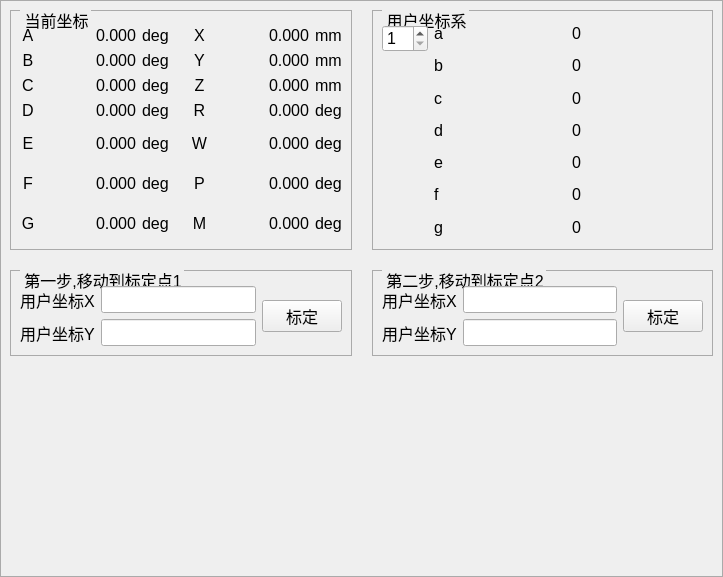
<?xml version="1.0" encoding="UTF-8"?>
<ui version="4.0">
 <class>cusercoorsetui</class>
 <widget class="QWidget" name="cusercoorsetui">
  <property name="geometry">
   <rect>
    <x>0</x>
    <y>0</y>
    <width>723</width>
    <height>577</height>
   </rect>
  </property>
  <property name="windowTitle">
   <string>Form</string>
  </property>
  <layout class="QGridLayout" name="gridLayout_3">
   <property name="leftMargin">
    <number>0</number>
   </property>
   <property name="topMargin">
    <number>0</number>
   </property>
   <property name="rightMargin">
    <number>0</number>
   </property>
   <property name="bottomMargin">
    <number>0</number>
   </property>
   <item row="0" column="0">
    <widget class="QGroupBox" name="groupBox">
     <property name="styleSheet">
      <string notr="true">QGroupBox {
            border-color: rgb(170, 170, 170);
            border-width: 1px;
            border-style: solid;
            margin-top: 1ex;
			font: 16px
        }
        QGroupBox::title {
            subcontrol-origin: margin;
            subcontrol-position: top left;
            left: 10px;
            margin-left: 2px;
            padding: 0  0px;
        }</string>
     </property>
     <layout class="QGridLayout" name="gridLayout_2">
      <property name="spacing">
       <number>20</number>
      </property>
      <item row="0" column="1">
       <widget class="QGroupBox" name="groupBox_5">
        <property name="title">
         <string>用户坐标系</string>
        </property>
        <layout class="QHBoxLayout" name="horizontalLayout_4" stretch="0,1">
         <item>
          <layout class="QVBoxLayout" name="verticalLayout">
           <property name="topMargin">
            <number>5</number>
           </property>
           <item>
            <widget class="QSpinBox" name="userindex">
             <property name="font">
              <font>
               <pointsize>12</pointsize>
              </font>
             </property>
             <property name="minimum">
              <number>1</number>
             </property>
             <property name="maximum">
              <number>20</number>
             </property>
            </widget>
           </item>
           <item>
            <spacer name="verticalSpacer_2">
             <property name="orientation">
              <enum>Qt::Vertical</enum>
             </property>
             <property name="sizeHint" stdset="0">
              <size>
               <width>20</width>
               <height>40</height>
              </size>
             </property>
            </spacer>
           </item>
          </layout>
         </item>
         <item>
          <layout class="QGridLayout" name="gridLayout_4">
           <item row="0" column="0">
            <widget class="QLabel" name="label_36">
             <property name="font">
              <font>
               <pointsize>12</pointsize>
              </font>
             </property>
             <property name="text">
              <string>a</string>
             </property>
            </widget>
           </item>
           <item row="3" column="1">
            <widget class="QLabel" name="user_d">
             <property name="font">
              <font>
               <pointsize>12</pointsize>
              </font>
             </property>
             <property name="text">
              <string>0</string>
             </property>
            </widget>
           </item>
           <item row="1" column="1">
            <widget class="QLabel" name="user_b">
             <property name="font">
              <font>
               <pointsize>12</pointsize>
              </font>
             </property>
             <property name="text">
              <string>0</string>
             </property>
            </widget>
           </item>
           <item row="2" column="1">
            <widget class="QLabel" name="user_c">
             <property name="font">
              <font>
               <pointsize>12</pointsize>
              </font>
             </property>
             <property name="text">
              <string>0</string>
             </property>
            </widget>
           </item>
           <item row="3" column="0">
            <widget class="QLabel" name="label_6">
             <property name="font">
              <font>
               <pointsize>12</pointsize>
              </font>
             </property>
             <property name="text">
              <string>d</string>
             </property>
            </widget>
           </item>
           <item row="0" column="1">
            <widget class="QLabel" name="user_a">
             <property name="font">
              <font>
               <pointsize>12</pointsize>
              </font>
             </property>
             <property name="text">
              <string>0</string>
             </property>
            </widget>
           </item>
           <item row="1" column="0">
            <widget class="QLabel" name="label_38">
             <property name="font">
              <font>
               <pointsize>12</pointsize>
              </font>
             </property>
             <property name="text">
              <string>b</string>
             </property>
            </widget>
           </item>
           <item row="2" column="0">
            <widget class="QLabel" name="label_2">
             <property name="font">
              <font>
               <pointsize>12</pointsize>
              </font>
             </property>
             <property name="text">
              <string>c</string>
             </property>
            </widget>
           </item>
           <item row="5" column="0">
            <widget class="QLabel" name="label_11">
             <property name="font">
              <font>
               <pointsize>12</pointsize>
              </font>
             </property>
             <property name="text">
              <string>f</string>
             </property>
            </widget>
           </item>
           <item row="4" column="0">
            <widget class="QLabel" name="label_4">
             <property name="font">
              <font>
               <pointsize>12</pointsize>
              </font>
             </property>
             <property name="text">
              <string>e</string>
             </property>
            </widget>
           </item>
           <item row="6" column="0">
            <widget class="QLabel" name="label_26">
             <property name="font">
              <font>
               <pointsize>12</pointsize>
              </font>
             </property>
             <property name="text">
              <string>g</string>
             </property>
            </widget>
           </item>
           <item row="4" column="1">
            <widget class="QLabel" name="user_e">
             <property name="font">
              <font>
               <pointsize>12</pointsize>
              </font>
             </property>
             <property name="text">
              <string>0</string>
             </property>
            </widget>
           </item>
           <item row="5" column="1">
            <widget class="QLabel" name="user_f">
             <property name="font">
              <font>
               <pointsize>12</pointsize>
              </font>
             </property>
             <property name="text">
              <string>0</string>
             </property>
            </widget>
           </item>
           <item row="6" column="1">
            <widget class="QLabel" name="user_g">
             <property name="font">
              <font>
               <pointsize>12</pointsize>
              </font>
             </property>
             <property name="text">
              <string>0</string>
             </property>
            </widget>
           </item>
          </layout>
         </item>
        </layout>
       </widget>
      </item>
      <item row="0" column="0">
       <widget class="QGroupBox" name="groupBox_2">
        <property name="title">
         <string>当前坐标</string>
        </property>
        <layout class="QHBoxLayout" name="horizontalLayout_3">
         <property name="topMargin">
          <number>15</number>
         </property>
         <item>
          <layout class="QGridLayout" name="gridLayout" rowstretch="1,1,1,1,0,0,0" columnstretch="1,6,1,1,1,6,1">
           <item row="2" column="2">
            <widget class="QLabel" name="label_19">
             <property name="font">
              <font>
               <pointsize>12</pointsize>
              </font>
             </property>
             <property name="text">
              <string>deg</string>
             </property>
            </widget>
           </item>
           <item row="1" column="0">
            <widget class="QLabel" name="label_5">
             <property name="font">
              <font>
               <pointsize>12</pointsize>
              </font>
             </property>
             <property name="text">
              <string>B</string>
             </property>
             <property name="alignment">
              <set>Qt::AlignCenter</set>
             </property>
            </widget>
           </item>
           <item row="2" column="0">
            <widget class="QLabel" name="label_15">
             <property name="font">
              <font>
               <pointsize>12</pointsize>
              </font>
             </property>
             <property name="text">
              <string>C</string>
             </property>
             <property name="alignment">
              <set>Qt::AlignCenter</set>
             </property>
            </widget>
           </item>
           <item row="1" column="6">
            <widget class="QLabel" name="label_22">
             <property name="font">
              <font>
               <pointsize>12</pointsize>
              </font>
             </property>
             <property name="text">
              <string>mm</string>
             </property>
            </widget>
           </item>
           <item row="1" column="1">
            <widget class="QLabel" name="B">
             <property name="font">
              <font>
               <pointsize>12</pointsize>
              </font>
             </property>
             <property name="text">
              <string>0.000</string>
             </property>
             <property name="alignment">
              <set>Qt::AlignRight|Qt::AlignTrailing|Qt::AlignVCenter</set>
             </property>
            </widget>
           </item>
           <item row="0" column="6">
            <widget class="QLabel" name="label_21">
             <property name="font">
              <font>
               <pointsize>12</pointsize>
              </font>
             </property>
             <property name="text">
              <string>mm</string>
             </property>
            </widget>
           </item>
           <item row="0" column="0">
            <widget class="QLabel" name="label_3">
             <property name="font">
              <font>
               <pointsize>12</pointsize>
              </font>
             </property>
             <property name="text">
              <string>A</string>
             </property>
             <property name="alignment">
              <set>Qt::AlignCenter</set>
             </property>
            </widget>
           </item>
           <item row="2" column="4">
            <widget class="QLabel" name="label_25">
             <property name="font">
              <font>
               <pointsize>12</pointsize>
              </font>
             </property>
             <property name="text">
              <string>Z</string>
             </property>
             <property name="alignment">
              <set>Qt::AlignCenter</set>
             </property>
            </widget>
           </item>
           <item row="0" column="1">
            <widget class="QLabel" name="A">
             <property name="font">
              <font>
               <pointsize>12</pointsize>
              </font>
             </property>
             <property name="text">
              <string>0.000</string>
             </property>
             <property name="alignment">
              <set>Qt::AlignRight|Qt::AlignTrailing|Qt::AlignVCenter</set>
             </property>
            </widget>
           </item>
           <item row="1" column="5">
            <widget class="QLabel" name="y">
             <property name="font">
              <font>
               <pointsize>12</pointsize>
              </font>
             </property>
             <property name="text">
              <string>0.000</string>
             </property>
             <property name="alignment">
              <set>Qt::AlignRight|Qt::AlignTrailing|Qt::AlignVCenter</set>
             </property>
            </widget>
           </item>
           <item row="3" column="6">
            <widget class="QLabel" name="label_23">
             <property name="font">
              <font>
               <pointsize>12</pointsize>
              </font>
             </property>
             <property name="text">
              <string>deg</string>
             </property>
            </widget>
           </item>
           <item row="2" column="5">
            <widget class="QLabel" name="z">
             <property name="font">
              <font>
               <pointsize>12</pointsize>
              </font>
             </property>
             <property name="text">
              <string>0.000</string>
             </property>
             <property name="alignment">
              <set>Qt::AlignRight|Qt::AlignTrailing|Qt::AlignVCenter</set>
             </property>
            </widget>
           </item>
           <item row="3" column="2">
            <widget class="QLabel" name="label_20">
             <property name="font">
              <font>
               <pointsize>12</pointsize>
              </font>
             </property>
             <property name="text">
              <string>deg</string>
             </property>
            </widget>
           </item>
           <item row="3" column="5">
            <widget class="QLabel" name="r">
             <property name="font">
              <font>
               <pointsize>12</pointsize>
              </font>
             </property>
             <property name="text">
              <string>0.000</string>
             </property>
             <property name="alignment">
              <set>Qt::AlignRight|Qt::AlignTrailing|Qt::AlignVCenter</set>
             </property>
            </widget>
           </item>
           <item row="3" column="4">
            <widget class="QLabel" name="label_8">
             <property name="font">
              <font>
               <pointsize>12</pointsize>
              </font>
             </property>
             <property name="text">
              <string>R</string>
             </property>
             <property name="alignment">
              <set>Qt::AlignCenter</set>
             </property>
            </widget>
           </item>
           <item row="3" column="0">
            <widget class="QLabel" name="label_17">
             <property name="font">
              <font>
               <pointsize>12</pointsize>
              </font>
             </property>
             <property name="text">
              <string>D</string>
             </property>
             <property name="alignment">
              <set>Qt::AlignCenter</set>
             </property>
            </widget>
           </item>
           <item row="2" column="6">
            <widget class="QLabel" name="label_24">
             <property name="font">
              <font>
               <pointsize>12</pointsize>
              </font>
             </property>
             <property name="text">
              <string>mm</string>
             </property>
            </widget>
           </item>
           <item row="2" column="1">
            <widget class="QLabel" name="C">
             <property name="font">
              <font>
               <pointsize>12</pointsize>
              </font>
             </property>
             <property name="text">
              <string>0.000</string>
             </property>
             <property name="alignment">
              <set>Qt::AlignRight|Qt::AlignTrailing|Qt::AlignVCenter</set>
             </property>
            </widget>
           </item>
           <item row="4" column="2">
            <widget class="QLabel" name="label_9">
             <property name="font">
              <font>
               <pointsize>12</pointsize>
              </font>
             </property>
             <property name="text">
              <string>deg</string>
             </property>
            </widget>
           </item>
           <item row="4" column="5">
            <widget class="QLabel" name="w">
             <property name="font">
              <font>
               <pointsize>12</pointsize>
              </font>
             </property>
             <property name="text">
              <string>0.000</string>
             </property>
             <property name="alignment">
              <set>Qt::AlignRight|Qt::AlignTrailing|Qt::AlignVCenter</set>
             </property>
            </widget>
           </item>
           <item row="4" column="6">
            <widget class="QLabel" name="label_12">
             <property name="font">
              <font>
               <pointsize>12</pointsize>
              </font>
             </property>
             <property name="text">
              <string>deg</string>
             </property>
            </widget>
           </item>
           <item row="4" column="1">
            <widget class="QLabel" name="E">
             <property name="minimumSize">
              <size>
               <width>0</width>
               <height>34</height>
              </size>
             </property>
             <property name="font">
              <font>
               <pointsize>12</pointsize>
              </font>
             </property>
             <property name="text">
              <string>0.000</string>
             </property>
             <property name="alignment">
              <set>Qt::AlignRight|Qt::AlignTrailing|Qt::AlignVCenter</set>
             </property>
            </widget>
           </item>
           <item row="5" column="0">
            <widget class="QLabel" name="label_13">
             <property name="font">
              <font>
               <pointsize>12</pointsize>
              </font>
             </property>
             <property name="text">
              <string>F</string>
             </property>
             <property name="alignment">
              <set>Qt::AlignCenter</set>
             </property>
            </widget>
           </item>
           <item row="4" column="0">
            <widget class="QLabel" name="label">
             <property name="font">
              <font>
               <pointsize>12</pointsize>
              </font>
             </property>
             <property name="text">
              <string>E</string>
             </property>
             <property name="alignment">
              <set>Qt::AlignCenter</set>
             </property>
            </widget>
           </item>
           <item row="0" column="5">
            <widget class="QLabel" name="x">
             <property name="font">
              <font>
               <pointsize>12</pointsize>
              </font>
             </property>
             <property name="text">
              <string>0.000</string>
             </property>
             <property name="alignment">
              <set>Qt::AlignRight|Qt::AlignTrailing|Qt::AlignVCenter</set>
             </property>
            </widget>
           </item>
           <item row="3" column="1">
            <widget class="QLabel" name="D">
             <property name="font">
              <font>
               <pointsize>12</pointsize>
              </font>
             </property>
             <property name="text">
              <string>0.000</string>
             </property>
             <property name="alignment">
              <set>Qt::AlignRight|Qt::AlignTrailing|Qt::AlignVCenter</set>
             </property>
            </widget>
           </item>
           <item row="0" column="2">
            <widget class="QLabel" name="label_14">
             <property name="font">
              <font>
               <pointsize>12</pointsize>
              </font>
             </property>
             <property name="text">
              <string>deg</string>
             </property>
            </widget>
           </item>
           <item row="0" column="4">
            <widget class="QLabel" name="label_7">
             <property name="font">
              <font>
               <pointsize>12</pointsize>
              </font>
             </property>
             <property name="text">
              <string>X</string>
             </property>
             <property name="alignment">
              <set>Qt::AlignCenter</set>
             </property>
            </widget>
           </item>
           <item row="1" column="2">
            <widget class="QLabel" name="label_16">
             <property name="font">
              <font>
               <pointsize>12</pointsize>
              </font>
             </property>
             <property name="text">
              <string>deg</string>
             </property>
            </widget>
           </item>
           <item row="1" column="4">
            <widget class="QLabel" name="label_18">
             <property name="font">
              <font>
               <pointsize>12</pointsize>
              </font>
             </property>
             <property name="text">
              <string>Y</string>
             </property>
             <property name="alignment">
              <set>Qt::AlignCenter</set>
             </property>
            </widget>
           </item>
           <item row="4" column="4">
            <widget class="QLabel" name="label_10">
             <property name="font">
              <font>
               <pointsize>12</pointsize>
              </font>
             </property>
             <property name="text">
              <string>W</string>
             </property>
             <property name="alignment">
              <set>Qt::AlignCenter</set>
             </property>
            </widget>
           </item>
           <item row="6" column="0">
            <widget class="QLabel" name="G">
             <property name="font">
              <font>
               <pointsize>12</pointsize>
              </font>
             </property>
             <property name="text">
              <string>G</string>
             </property>
             <property name="alignment">
              <set>Qt::AlignCenter</set>
             </property>
            </widget>
           </item>
           <item row="5" column="1">
            <widget class="QLabel" name="F">
             <property name="minimumSize">
              <size>
               <width>0</width>
               <height>34</height>
              </size>
             </property>
             <property name="font">
              <font>
               <pointsize>12</pointsize>
              </font>
             </property>
             <property name="text">
              <string>0.000</string>
             </property>
             <property name="alignment">
              <set>Qt::AlignRight|Qt::AlignTrailing|Qt::AlignVCenter</set>
             </property>
            </widget>
           </item>
           <item row="6" column="1">
            <widget class="QLabel" name="label_28">
             <property name="minimumSize">
              <size>
               <width>0</width>
               <height>34</height>
              </size>
             </property>
             <property name="font">
              <font>
               <pointsize>12</pointsize>
              </font>
             </property>
             <property name="text">
              <string>0.000</string>
             </property>
             <property name="alignment">
              <set>Qt::AlignRight|Qt::AlignTrailing|Qt::AlignVCenter</set>
             </property>
            </widget>
           </item>
           <item row="5" column="2">
            <widget class="QLabel" name="label_29">
             <property name="font">
              <font>
               <pointsize>12</pointsize>
              </font>
             </property>
             <property name="text">
              <string>deg</string>
             </property>
            </widget>
           </item>
           <item row="6" column="2">
            <widget class="QLabel" name="label_30">
             <property name="font">
              <font>
               <pointsize>12</pointsize>
              </font>
             </property>
             <property name="text">
              <string>deg</string>
             </property>
            </widget>
           </item>
           <item row="5" column="4">
            <widget class="QLabel" name="label_31">
             <property name="font">
              <font>
               <pointsize>12</pointsize>
              </font>
             </property>
             <property name="text">
              <string>P</string>
             </property>
             <property name="alignment">
              <set>Qt::AlignCenter</set>
             </property>
            </widget>
           </item>
           <item row="6" column="4">
            <widget class="QLabel" name="label_32">
             <property name="font">
              <font>
               <pointsize>12</pointsize>
              </font>
             </property>
             <property name="text">
              <string>M</string>
             </property>
             <property name="alignment">
              <set>Qt::AlignCenter</set>
             </property>
            </widget>
           </item>
           <item row="5" column="5">
            <widget class="QLabel" name="p">
             <property name="font">
              <font>
               <pointsize>12</pointsize>
              </font>
             </property>
             <property name="text">
              <string>0.000</string>
             </property>
             <property name="alignment">
              <set>Qt::AlignRight|Qt::AlignTrailing|Qt::AlignVCenter</set>
             </property>
            </widget>
           </item>
           <item row="6" column="5">
            <widget class="QLabel" name="m">
             <property name="font">
              <font>
               <pointsize>12</pointsize>
              </font>
             </property>
             <property name="text">
              <string>0.000</string>
             </property>
             <property name="alignment">
              <set>Qt::AlignRight|Qt::AlignTrailing|Qt::AlignVCenter</set>
             </property>
            </widget>
           </item>
           <item row="5" column="6">
            <widget class="QLabel" name="label_35">
             <property name="font">
              <font>
               <pointsize>12</pointsize>
              </font>
             </property>
             <property name="text">
              <string>deg</string>
             </property>
            </widget>
           </item>
           <item row="6" column="6">
            <widget class="QLabel" name="label_42">
             <property name="font">
              <font>
               <pointsize>12</pointsize>
              </font>
             </property>
             <property name="text">
              <string>deg</string>
             </property>
            </widget>
           </item>
          </layout>
         </item>
        </layout>
       </widget>
      </item>
      <item row="1" column="1">
       <widget class="QGroupBox" name="groupBox_4">
        <property name="title">
         <string>第二步,移动到标定点2</string>
        </property>
        <layout class="QHBoxLayout" name="horizontalLayout_2">
         <property name="topMargin">
          <number>15</number>
         </property>
         <item>
          <layout class="QGridLayout" name="gridLayout_6">
           <item row="1" column="0">
            <widget class="QLabel" name="label_41">
             <property name="font">
              <font>
               <pointsize>12</pointsize>
              </font>
             </property>
             <property name="text">
              <string>用户坐标Y</string>
             </property>
            </widget>
           </item>
           <item row="0" column="1">
            <widget class="QLineEdit" name="userx2">
             <property name="font">
              <font>
               <pointsize>12</pointsize>
              </font>
             </property>
            </widget>
           </item>
           <item row="1" column="1">
            <widget class="QLineEdit" name="usery2">
             <property name="font">
              <font>
               <pointsize>12</pointsize>
              </font>
             </property>
            </widget>
           </item>
           <item row="0" column="0">
            <widget class="QLabel" name="label_40">
             <property name="font">
              <font>
               <pointsize>12</pointsize>
              </font>
             </property>
             <property name="text">
              <string>用户坐标X</string>
             </property>
            </widget>
           </item>
          </layout>
         </item>
         <item>
          <widget class="QPushButton" name="biaoding2">
           <property name="font">
            <font>
             <pointsize>12</pointsize>
            </font>
           </property>
           <property name="text">
            <string>标定</string>
           </property>
          </widget>
         </item>
        </layout>
       </widget>
      </item>
      <item row="1" column="0">
       <widget class="QGroupBox" name="groupBox_3">
        <property name="title">
         <string>第一步,移动到标定点1</string>
        </property>
        <layout class="QHBoxLayout" name="horizontalLayout">
         <property name="topMargin">
          <number>15</number>
         </property>
         <item>
          <layout class="QGridLayout" name="gridLayout_5">
           <item row="1" column="0">
            <widget class="QLabel" name="label_39">
             <property name="font">
              <font>
               <pointsize>12</pointsize>
              </font>
             </property>
             <property name="text">
              <string>用户坐标Y</string>
             </property>
            </widget>
           </item>
           <item row="0" column="1">
            <widget class="QLineEdit" name="userx1">
             <property name="font">
              <font>
               <pointsize>12</pointsize>
              </font>
             </property>
            </widget>
           </item>
           <item row="1" column="1">
            <widget class="QLineEdit" name="usery1">
             <property name="font">
              <font>
               <pointsize>12</pointsize>
              </font>
             </property>
            </widget>
           </item>
           <item row="0" column="0">
            <widget class="QLabel" name="label_37">
             <property name="font">
              <font>
               <pointsize>12</pointsize>
              </font>
             </property>
             <property name="text">
              <string>用户坐标X</string>
             </property>
            </widget>
           </item>
          </layout>
         </item>
         <item>
          <widget class="QPushButton" name="biaoding1">
           <property name="font">
            <font>
             <pointsize>12</pointsize>
            </font>
           </property>
           <property name="text">
            <string>标定</string>
           </property>
          </widget>
         </item>
        </layout>
       </widget>
      </item>
      <item row="2" column="0">
       <spacer name="verticalSpacer">
        <property name="orientation">
         <enum>Qt::Vertical</enum>
        </property>
        <property name="sizeHint" stdset="0">
         <size>
          <width>20</width>
          <height>40</height>
         </size>
        </property>
       </spacer>
      </item>
     </layout>
    </widget>
   </item>
  </layout>
 </widget>
 <resources/>
 <connections/>
</ui>
